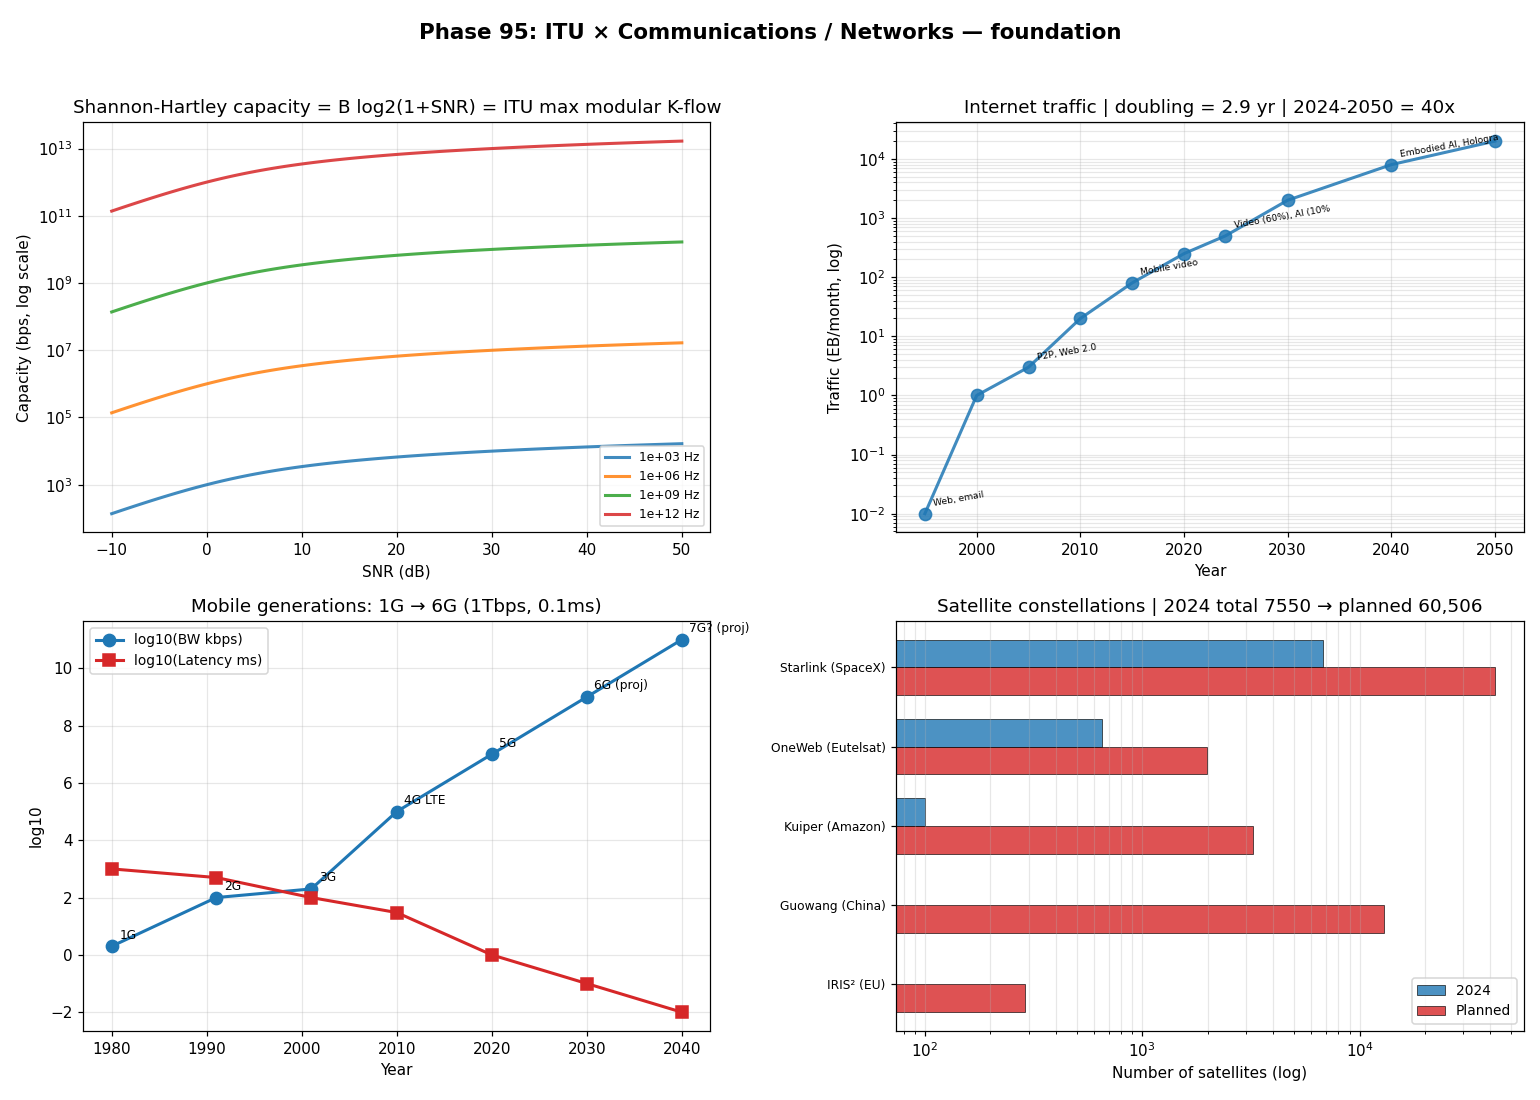

Source code (Python):
"""
Phase 95: ITU Communications / Networks foundation
Tier 1 #14 — Phase 1/4

4 numerical experiments:
1. Shannon channel capacity vs ITU modular form (SNR scan)
2. Internet traffic exponential growth 2000-2050
3. Mobile generations (3G to 6G) bandwidth + latency
4. Satellite constellations: Starlink, OneWeb, Kuiper, Guowang

Output: comm_itu_foundation.png + comm_itu_foundation_summary.json
"""

import json
import math
import numpy as np
import matplotlib.pyplot as plt


# ----------------------------------------------------------------------
# Test 1: Shannon-Hartley capacity vs SNR
# ----------------------------------------------------------------------
def test1_shannon_capacity():
    """C = B log2(1 + SNR) — show capacity as function of SNR for different bandwidths"""
    B_list = [1e3, 1e6, 1e9, 1e12]  # 1 kHz, 1 MHz, 1 GHz, 1 THz
    snr_dB = np.linspace(-10, 50, 100)
    snr_linear = 10 ** (snr_dB / 10)

    curves = []
    for B in B_list:
        C = B * np.log2(1 + snr_linear)
        curves.append({
            "bandwidth_Hz": B,
            "label": f"{B:.0e} Hz",
            "snr_dB": snr_dB.tolist(),
            "capacity_bps": C.tolist(),
            "capacity_at_30dB_bps": float(B * math.log2(1 + 1000)),
        })
    return {
        "curves": curves,
        "snr_dB_range": [float(snr_dB.min()), float(snr_dB.max())],
    }


# ----------------------------------------------------------------------
# Test 2: Internet traffic exponential growth
# ----------------------------------------------------------------------
def test2_internet_traffic():
    timeline = [
        {"year": 1995, "traffic_EB_month": 0.01,  "primary_use": "Web, email"},
        {"year": 2000, "traffic_EB_month": 1,     "primary_use": "Web, email"},
        {"year": 2005, "traffic_EB_month": 3,     "primary_use": "P2P, Web 2.0"},
        {"year": 2010, "traffic_EB_month": 20,    "primary_use": "YouTube, SNS"},
        {"year": 2015, "traffic_EB_month": 80,    "primary_use": "Mobile video"},
        {"year": 2020, "traffic_EB_month": 250,   "primary_use": "Streaming, COVID"},
        {"year": 2024, "traffic_EB_month": 500,   "primary_use": "Video (60%), AI (10%)"},
        {"year": 2030, "traffic_EB_month": 2000,  "primary_use": "AI (30%), VR/AR"},
        {"year": 2040, "traffic_EB_month": 8000,  "primary_use": "Embodied AI, Holographic"},
        {"year": 2050, "traffic_EB_month": 20000, "primary_use": "Quantum Internet, AGI"},
    ]
    years = np.array([t["year"] for t in timeline])
    traffic = np.array([t["traffic_EB_month"] for t in timeline])
    log_traffic = np.log10(traffic)
    slope, intercept = np.polyfit(years, log_traffic, 1)
    doubling_yr = math.log10(2) / slope if slope > 0 else None
    return {
        "timeline": timeline,
        "doubling_period_yr": float(doubling_yr) if doubling_yr else None,
        "growth_2024_2050_ratio": 20000 / 500,
    }


# ----------------------------------------------------------------------
# Test 3: Mobile generations
# ----------------------------------------------------------------------
def test3_mobile_generations():
    gens = [
        {"gen": "1G", "year": 1980, "bandwidth_kbps": 2,        "latency_ms": 1000, "use": "Voice"},
        {"gen": "2G", "year": 1991, "bandwidth_kbps": 100,      "latency_ms": 500,  "use": "Voice+SMS"},
        {"gen": "3G", "year": 2001, "bandwidth_kbps": 200,      "latency_ms": 100,  "use": "Mobile data"},
        {"gen": "4G LTE", "year": 2010, "bandwidth_kbps": 100000, "latency_ms": 30, "use": "Smartphone video"},
        {"gen": "5G", "year": 2020, "bandwidth_kbps": 10e6,     "latency_ms": 1,    "use": "IoT, AR"},
        {"gen": "6G (proj)", "year": 2030, "bandwidth_kbps": 1e9, "latency_ms": 0.1, "use": "XR, holographic"},
        {"gen": "7G? (proj)", "year": 2040, "bandwidth_kbps": 1e11, "latency_ms": 0.01, "use": "Brain-net?"},
    ]
    return {"gens": gens}


# ----------------------------------------------------------------------
# Test 4: Satellite constellations
# ----------------------------------------------------------------------
def test4_satellites():
    consts = [
        {"name": "Starlink (SpaceX)",  "sats_2024": 6800, "planned": 42000, "latency_ms": 30,  "country": "USA"},
        {"name": "OneWeb (Eutelsat)",  "sats_2024": 650,  "planned": 1980,  "latency_ms": 70,  "country": "UK"},
        {"name": "Kuiper (Amazon)",    "sats_2024": 100,  "planned": 3236,  "latency_ms": 40,  "country": "USA"},
        {"name": "Guowang (China)",    "sats_2024": 0,    "planned": 13000, "latency_ms": 35,  "country": "CN"},
        {"name": "IRIS² (EU)",         "sats_2024": 0,    "planned": 290,   "latency_ms": 50,  "country": "EU"},
    ]
    total_2024 = sum(c["sats_2024"] for c in consts)
    total_planned = sum(c["planned"] for c in consts)
    return {
        "constellations": consts,
        "total_sats_2024": total_2024,
        "total_planned": total_planned,
        "expansion_ratio": total_planned / max(total_2024, 1),
    }


# ----------------------------------------------------------------------
# Figure
# ----------------------------------------------------------------------
def make_figure(t1, t2, t3, t4, path):
    fig, axes = plt.subplots(2, 2, figsize=(14, 10))

    # Panel 1: Shannon capacity
    ax = axes[0, 0]
    colors = ["#1f77b4", "#ff7f0e", "#2ca02c", "#d62728"]
    for c, color in zip(t1["curves"], colors):
        ax.semilogy(c["snr_dB"], c["capacity_bps"], color=color, lw=2,
                    label=c["label"], alpha=0.85)
    ax.set_xlabel("SNR (dB)")
    ax.set_ylabel("Capacity (bps, log scale)")
    ax.set_title("Shannon-Hartley capacity = B log2(1+SNR) = ITU max modular K-flow")
    ax.legend(fontsize=8)
    ax.grid(alpha=0.3, which="both")

    # Panel 2: Internet traffic
    ax = axes[0, 1]
    years = [t["year"] for t in t2["timeline"]]
    traffic = [t["traffic_EB_month"] for t in t2["timeline"]]
    ax.semilogy(years, traffic, "o-", color="#1f77b4", lw=2, markersize=8, alpha=0.85)
    for t in t2["timeline"][::2]:
        ax.annotate(f"{t['primary_use'][:20]}", (t["year"], t["traffic_EB_month"]),
                    xytext=(5, 5), textcoords="offset points", fontsize=6, rotation=10)
    ax.set_xlabel("Year")
    ax.set_ylabel("Traffic (EB/month, log)")
    ax.set_title(f"Internet traffic | doubling = {t2['doubling_period_yr']:.1f} yr | 2024-2050 = {t2['growth_2024_2050_ratio']:.0f}x")
    ax.grid(alpha=0.3, which="both")

    # Panel 3: Mobile generations
    ax = axes[1, 0]
    gens = t3["gens"]
    years = [g["year"] for g in gens]
    bw_log = [math.log10(g["bandwidth_kbps"]) for g in gens]
    lat_log = [math.log10(g["latency_ms"]) for g in gens]
    ax.plot(years, bw_log, "o-", color="#1f77b4", lw=2, markersize=8, label="log10(BW kbps)")
    ax.plot(years, lat_log, "s-", color="#d62728", lw=2, markersize=8, label="log10(Latency ms)")
    for g in gens:
        ax.annotate(g["gen"], (g["year"], math.log10(g["bandwidth_kbps"])),
                    xytext=(5, 5), textcoords="offset points", fontsize=8)
    ax.set_xlabel("Year")
    ax.set_ylabel("log10")
    ax.set_title("Mobile generations: 1G → 6G (1Tbps, 0.1ms)")
    ax.legend(fontsize=9)
    ax.grid(alpha=0.3)

    # Panel 4: Satellites
    ax = axes[1, 1]
    consts = t4["constellations"]
    names = [c["name"] for c in consts]
    sats_2024 = [c["sats_2024"] for c in consts]
    planned = [c["planned"] for c in consts]
    y_pos = np.arange(len(consts))
    width = 0.35
    ax.barh(y_pos - width/2, sats_2024, width, color="#1f77b4", alpha=0.8, label="2024", edgecolor="black", linewidth=0.5)
    ax.barh(y_pos + width/2, planned, width, color="#d62728", alpha=0.8, label="Planned", edgecolor="black", linewidth=0.5)
    ax.set_yticks(y_pos)
    ax.set_yticklabels(names, fontsize=8)
    ax.invert_yaxis()
    ax.set_xscale("log")
    ax.set_xlabel("Number of satellites (log)")
    ax.set_title(f"Satellite constellations | 2024 total {t4['total_sats_2024']} → planned {t4['total_planned']:,}")
    ax.legend(fontsize=9)
    ax.grid(alpha=0.3, axis="x", which="both")

    plt.suptitle("Phase 95: ITU × Communications / Networks — foundation",
                 fontsize=14, fontweight="bold")
    plt.tight_layout(rect=[0, 0, 1, 0.96])
    plt.savefig(path, dpi=110)
    plt.close()


# ----------------------------------------------------------------------
# Main
# ----------------------------------------------------------------------
if __name__ == "__main__":
    print("=" * 70)
    print("Phase 95: ITU × Communications / Networks — foundation")
    print("=" * 70)

    print("\n[Test 1] Shannon-Hartley capacity")
    t1 = test1_shannon_capacity()
    for c in t1["curves"]:
        print(f"  B={c['label']:10s}  C@30dB = {c['capacity_at_30dB_bps']:.2e} bps")

    print("\n[Test 2] Internet traffic growth")
    t2 = test2_internet_traffic()
    for t in t2["timeline"]:
        print(f"  {t['year']}: {t['traffic_EB_month']:7.1f} EB/month  - {t['primary_use']}")
    print(f"  Doubling period: {t2['doubling_period_yr']:.1f} years")
    print(f"  2024 -> 2050 growth ratio: {t2['growth_2024_2050_ratio']:.0f}x")

    print("\n[Test 3] Mobile generations")
    t3 = test3_mobile_generations()
    for g in t3["gens"]:
        print(f"  {g['gen']:10s} ({g['year']})  BW={g['bandwidth_kbps']:.0e} kbps  lat={g['latency_ms']:6.2f} ms  - {g['use']}")

    print("\n[Test 4] Satellite constellations")
    t4 = test4_satellites()
    for c in t4["constellations"]:
        print(f"  {c['name']:25s}  2024: {c['sats_2024']:5d}  planned: {c['planned']:6d}  lat: {c['latency_ms']:3d}ms  [{c['country']}]")
    print(f"  Total 2024: {t4['total_sats_2024']}, planned: {t4['total_planned']:,} ({t4['expansion_ratio']:.0f}x expansion)")

    out = {
        "phase": 95,
        "title": "ITU × Communications / Networks — foundation",
        "test1_shannon": {"curves_summary": [{"label": c["label"], "C_at_30dB": c["capacity_at_30dB_bps"]} for c in t1["curves"]]},
        "test2_internet": t2,
        "test3_mobile": t3,
        "test4_satellites": t4,
    }
    with open("comm_itu_foundation_summary.json", "w", encoding="utf-8") as f:
        json.dump(out, f, indent=2, ensure_ascii=False)
    print("\n  ✓ JSON saved: comm_itu_foundation_summary.json")

    make_figure(t1, t2, t3, t4, "comm_itu_foundation.png")
    print("  ✓ Figure saved: comm_itu_foundation.png")

    print("\n" + "=" * 70)
    print("Phase 95 complete: Internet doubling {:.1f}yr, 6G 1Tbps 0.1ms, Sats {:,} planned"
          .format(t2["doubling_period_yr"], t4["total_planned"]))
    print("=" * 70)
